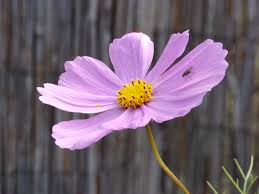
#> input picture Image_processing/images/image.jpeg, 259 x 194 px, found by its file name
$ python crop.py
#> lines starting #> are read from the running program, lines starting #| are printed output that depends on the picture
import cv2

img = cv2.imread('C:/Users/Akshada Mane/OneDrive/Desktop/Infosys Internship/Akshada_Datta_Mane_AI-Enhanced-Engagement-Tracker-for-Young-Learners-_Infosys_Internship_Oct2024/Image_processing/images/image.jpeg')
#> img is the input picture: shape (194, 259, 3); mean B, G, R 111.1, 97.2, 114
cropped = img[50:200, 100:300]                   #cropped = img[start_y:end_y, start_x:end_x]
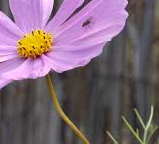
#> cropped: shape (144, 159, 3); mean B, G, R 116.6, 101.9, 124

cv2.imshow('Cropped Image', cropped)
cv2.waitKey(0)
cv2.destroyAllWindows()

$ run again, with Image_processing/images/color_filtering.png saved as Image_processing/images/image.jpeg
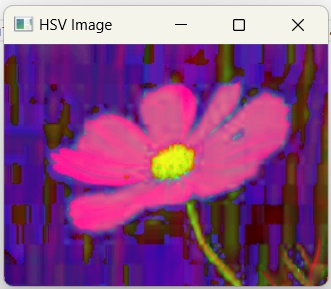
#> input picture Image_processing/images/color_filtering.png, 331 x 289 px, found by its file name
#> img is the input picture: shape (289, 331, 3); mean B, G, R 130.7, 76.1, 138.2
#> `cropped = img[50:200, 100:300]`:
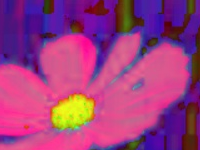
#> cropped: shape (150, 200, 3); mean B, G, R 126.2, 60.2, 157.4
